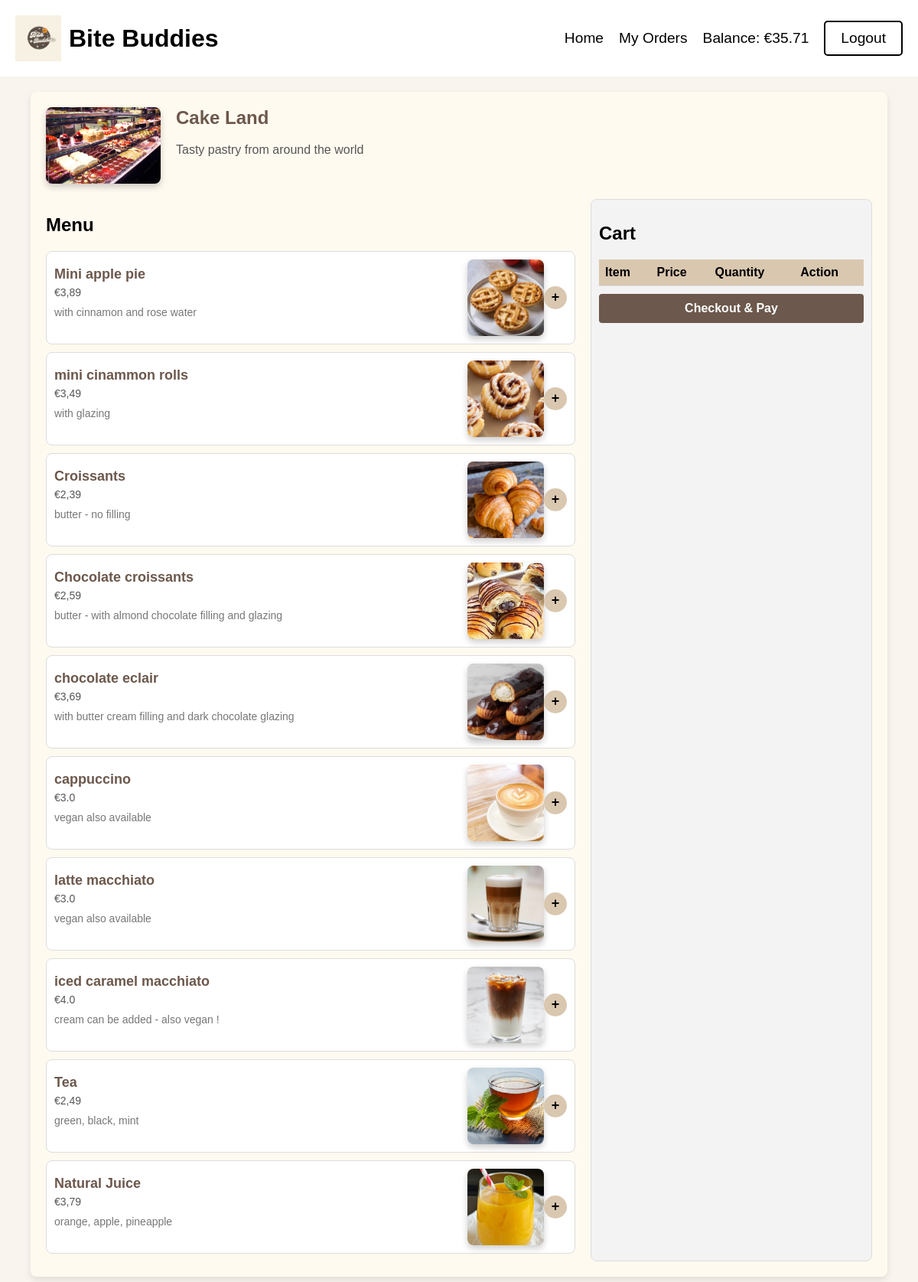
The page /restaurants/menu/8 (signed in) on the database as committed earlier.
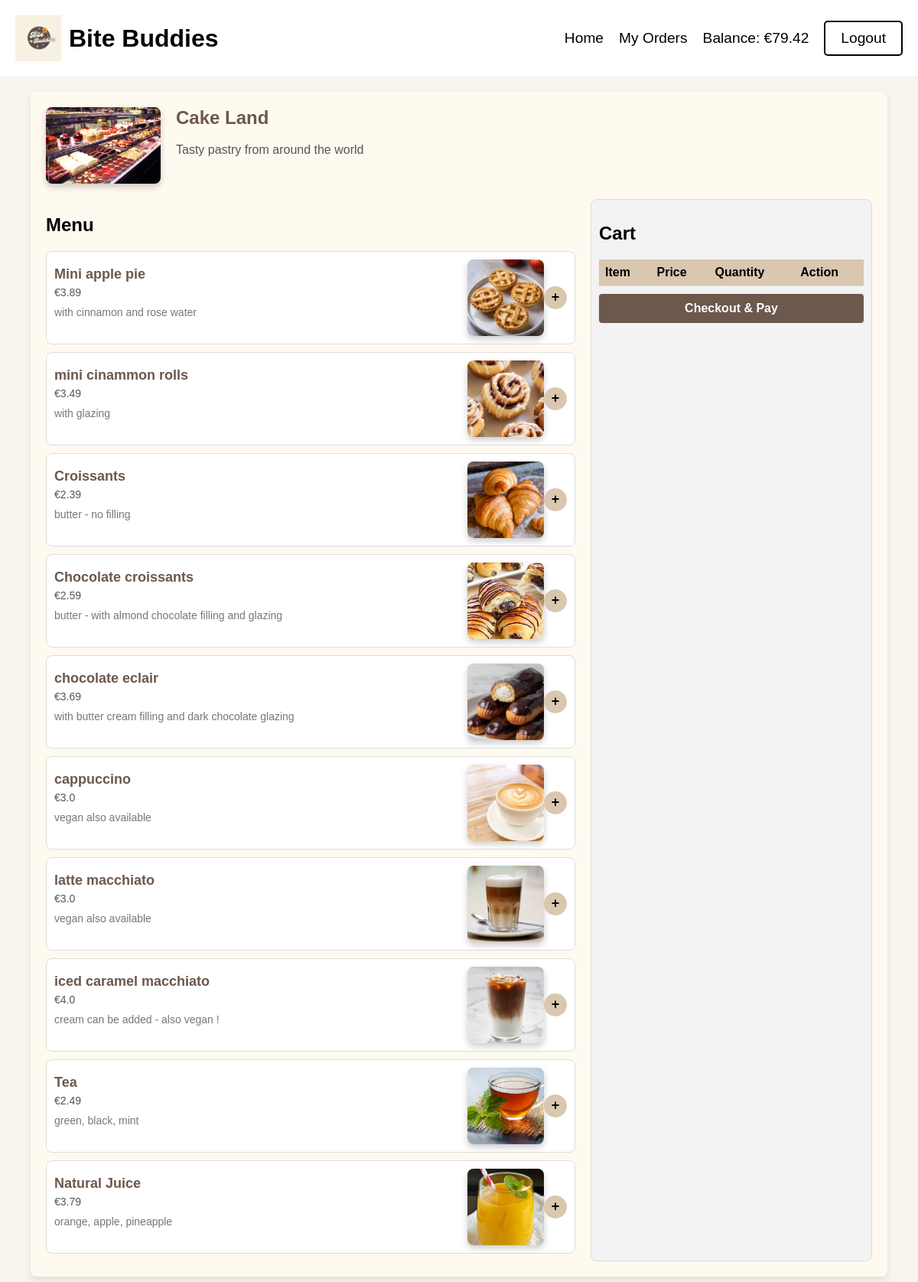
The same page on the database as committed later.
### tables this page shows
CREATE TABLE "users" (
	"id"	INTEGER,
	"username"	TEXT NOT NULL,
	"address"	TEXT NOT NULL,
	"email"	TEXT NOT NULL UNIQUE,
	"pincode"	TEXT NOT NULL,
	"password"	TEXT NOT NULL,
	"current_balance"	REAL NOT NULL DEFAULT 100,
	PRIMARY KEY("id" AUTOINCREMENT)
);

CREATE TABLE "restaurants" (
	"id"	INTEGER,
	"restaurant_name"	TEXT NOT NULL,
	"email"	TEXT NOT NULL UNIQUE,
	"phone"	TEXT NOT NULL,
	"address"	TEXT NOT NULL,
	"plz"	INTEGER NOT NULL,
	"password"	TEXT NOT NULL,
	"opening_hours_start"	TEXT,
	"opening_hours_end"	TEXT,
	"delivery_postcode"	INTEGER,
	"description"	TEXT,
	"photo_url"	TEXT,
	"balance"	REAL NOT NULL DEFAULT 0,
	"created_at"	TIMESTAMP DEFAULT CURRENT_TIMESTAMP,
	PRIMARY KEY("id" AUTOINCREMENT)
);

CREATE TABLE menu_items (
    id INTEGER PRIMARY KEY AUTOINCREMENT,
    restaurant_id INTEGER NOT NULL,
    name TEXT NOT NULL,
    description TEXT,
    price REAL NOT NULL,
    photo_url TEXT,
    FOREIGN KEY (restaurant_id) REFERENCES restaurants (id)
);

### app.py (the view)
@app.route('/restaurants/menu/<int:restaurant_id>')
def restaurant_menu(restaurant_id):
    conn = get_db_connection()
    restaurant = conn.execute('SELECT * FROM restaurants WHERE id = ?', (restaurant_id,)).fetchone()
    menu_items = conn.execute('SELECT * FROM menu_items WHERE restaurant_id = ?', (restaurant_id,)).fetchall()
    user = conn.execute('SELECT * FROM users WHERE id = ?', (session['user_id'],)).fetchone()
    user_balance = user['current_balance']
    conn.close()
    return render_template('menu.html', restaurant=restaurant, menu_items=menu_items, user_balance=user_balance)

### app.py (called while the page is built)
def get_db_connection():
    conn = sqlite3.connect('database/database.db')
    conn.row_factory = sqlite3.Row
    return conn

### templates/menu.html (shortened to what this page needs)
<!DOCTYPE html>
<html lang="en">
<head>
</head>
<body>
    <header>
        <div class="logo">
            <img src="{{ url_for('static', filename='logo-placeholder.png') }}" alt="Bite Buddies Logo">
            Bite Buddies
        </div>
        <nav>
            <div class="nav-links">
                <a href="{{ url_for('restaurants') }}">Home</a>
                <a href="{{ url_for('user_orders') }}">My Orders</a>
            </div>
            <div class="current-balance">
                Balance: €{{ user_balance }}
            </div>
            <a class="logout" href="{{ url_for('logout') }}">Logout</a>
        </nav>
    </header>
    <div class="container">
        <div class="restaurant-info">
            <img src="{{ url_for('static', filename='uploads/' ~ restaurant['restaurant_name'] ~ '/' ~ restaurant['photo_url']) }}" alt="Restaurant Photo">
            <div class="description">
                <h1>{{ restaurant['restaurant_name'] }}</h1>
                <p>{{ restaurant['description'] }}</p>
            </div>
        </div>
        <div class="menu">
            <div class="menu-items">
                <h2>Menu</h2>
                {% for item in menu_items %}
                <div class="item">
                    <div class="item-info">
                        <h3>{{ item['name'] }}</h3>
                        <span>€{{ item['price'] }}</span>
                        <p class="item-description">{{ item['description'] }}</p>
                    </div>
                    {% if item['photo_url'] %}
                    <img src="{{ url_for('static', filename='uploads/' ~ restaurant['restaurant_name'] ~ '/' ~ item['photo_url']) }}" alt="{{ item['name'] }}">
                    {% endif %}
                    <div class="item-controls">
                        <div class="control" onclick="addToCart('{{ item['id'] }}', '{{ item['name'] }}', {{ item['price'] }})">+</div>
                    </div>
                </div>
                {% endfor %}
            </div>
            <div class="summary">
                <h2>Cart</h2>
                <table id="cart-table">
                    <tr>
                        <th>Item</th>
                        <th>Price</th>
                        <th>Quantity</th>
                        <th>Action</th>
                    </tr>
                </table>
                <button class="to-basket">Checkout &amp; Pay</button>
            </div>
        </div>
    </div>
</body>
</html>

### templates/menu.html (style rules this page uses)
body { font-family: Arial, sans-serif; background-color: #f9f5ee; margin: 0; padding: 0; display: flex; flex-direction: column; min-height: 100vh; }
header { display: flex; justify-content: space-between; align-items: center; padding: 20px; background-color: #FFF; font-size: 1rem; }
.logo { display: flex; align-items: center; font-size: 2rem; font-weight: bold; }
.logo img { height: 60px; margin-right: 10px; }
nav { display: flex; align-items: center; }
.nav-links { display: flex; gap: 20px; margin-right: auto; }
.nav-links a { font-size: 1.2rem; color: #000; text-decoration: none; }
.current-balance { margin-left: 20px; font-size: 1.2rem; color: #000; }
.logout { margin-left: 20px; padding: 10px 20px; font-size: 1.2rem; color: #000; text-decoration: none; border: 2px solid #000; border-radius: 5px; }
.container { width: 90%; max-width: 1200px; background-color: #fffaf0; padding: 20px; box-shadow: 0 4px 10px rgba(0, 0, 0, 0.1); border-radius: 8px; margin: 20px auto; }
.restaurant-info { display: flex; gap: 20px; margin-bottom: 20px; }
.restaurant-info img { width: 150px; height: auto; border-radius: 8px; box-shadow: 0 4px 8px rgba(0, 0, 0, 0.2); }
.description { flex: 1; }
.description h1 { font-size: 24px; color: #6c584c; margin: 0 0 10px; }
.description p { font-size: 16px; line-height: 1.5; color: #555; }
.menu { display: flex; gap: 20px; }
.menu-items { flex: 2; }
.menu-items .item { display: flex; justify-content: space-between; align-items: center; padding: 10px; border: 1px solid #ddd; border-radius: 8px; margin-bottom: 10px; background-color: #fff; }
.item-info { display: flex; flex-direction: column; gap: 5px; flex: 1; }
.item-info h3 { font-size: 18px; margin: 0; color: #6c584c; }
.item-info span { font-size: 14px; color: #555; }
.item-description { font-size: 14px; color: #777; margin-top: 5px; }
.item-controls { display: flex; align-items: center; gap: 10px; }
.control { width: 30px; height: 30px; border-radius: 50%; background-color: #d9c7af; display: flex; justify-content: center; align-items: center; font-size: 18px; font-weight: bold; cursor: pointer; }
.summary { flex: 1; border: 1px solid #ddd; border-radius: 8px; padding: 10px; background-color: #f3f3f3; }
.summary table { width: 100%; border-collapse: collapse; text-align: left; }
.summary table th, .summary table td { padding: 8px; border-bottom: 1px solid #ddd; }
.summary table th { background-color: #d9c7af; font-weight: bold; }
.to-basket { margin-top: 10px; padding: 10px; background-color: #6c584c; color: #fff; border: none; border-radius: 4px; font-size: 16px; font-weight: bold; cursor: pointer; width: 100%; }
.item img { width: 100px; height: 100px; object-fit: cover; border-radius: 8px; box-shadow: 0 4px 8px rgba(0, 0, 0, 0.2); }

Rows that differ between the two databases and show on the page:
changed users: current_balance "35.71" → "79.42"
changed menu_items "Mini apple pie": price "3,89" → "3.89"
changed menu_items "mini cinammon rolls": price "3,49" → "3.49"
changed menu_items "Croissants": price "2,39" → "2.39"
changed menu_items "Chocolate croissants": price "2,59" → "2.59"
changed menu_items "chocolate eclair": price "3,69" → "3.69"
changed menu_items "Tea": price "2,49" → "2.49"
changed menu_items "Natural Juice": price "3,79" → "3.79"
